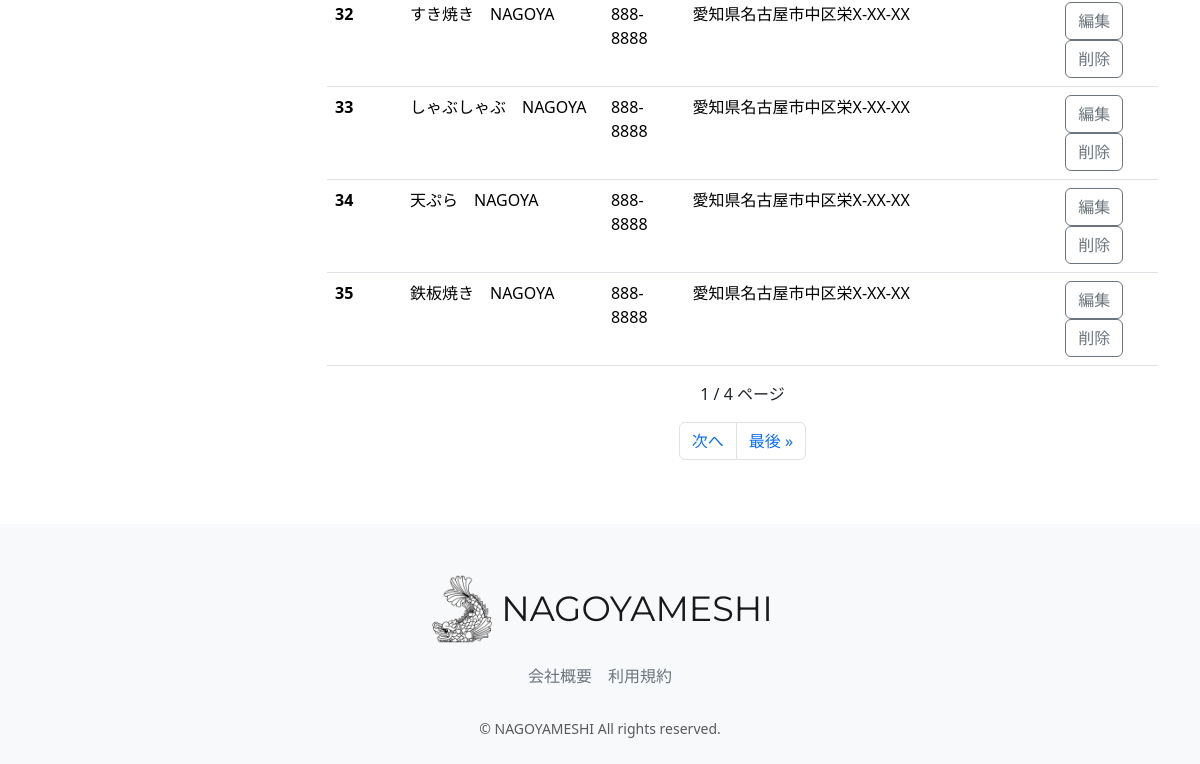
Before: /accounts/management_shop (signed in, lower part) with the older database file.
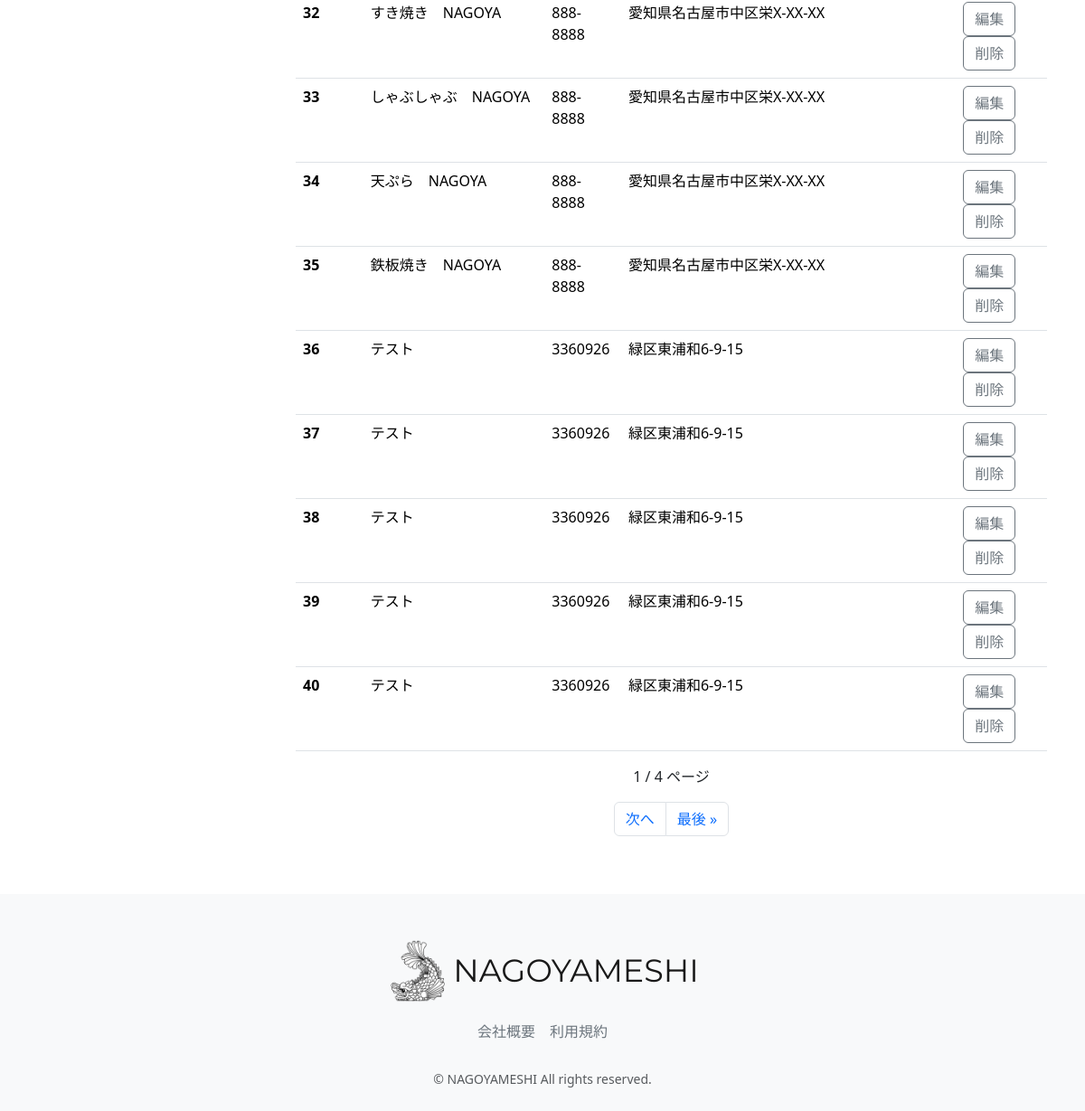
After: the same page with the newer database file.
### restaurant/models.py (models this page shows, shortened)
class Restaurant(models.Model):
    name = models.CharField(verbose_name="店舗名", max_length=64)
    description = models.CharField(verbose_name="説明", max_length=128)
    price = models.CharField(verbose_name="価格帯", max_length=32)
    zip_code = models.CharField(verbose_name="郵便番号", max_length=32)
    address = models.CharField(verbose_name="住所", max_length=128)
    business_time = models.CharField(verbose_name="営業時間", max_length=64)
    close_day_of_week = models.CharField(verbose_name="定休日", max_length=32)
    seats_number = models.CharField(verbose_name="座席数", max_length=32)
    category = models.ForeignKey(
        Category, verbose_name="カテゴリー", on_delete=models.PROTECT
    )
    rate = models.FloatField(verbose_name="レート", default=0.0)
    review_num = models.IntegerField(verbose_name="レビュー数", default=0)
    reservation_num = models.IntegerField(verbose_name="予約数", default=0)
    photo = models.ImageField(verbose_name="写真", blank=True, null=True)
    created_at = models.DateTimeField(verbose_name="作成日時", auto_now_add=True)
    updated_at = models.DateTimeField(verbose_name="更新日時", auto_now=True)
    class Meta:
        verbose_name = '店舗一覧'
        verbose_name_plural = "店舗一覧"

### accounts/views.py (the view)
# urls.py: path('management_shop', views.ShopList.as_view(),name='management_shop',),
class ShopList(OnlyManagementUserMixin, ListView):
    template_name = 'management/management_shop.html'
    model = Restaurant
    paginate_by = 10
    def get_context_data(self, **kwargs):
        context = super().get_context_data(**kwargs)
        context["filter"] = RestaurantFilter(self.request.GET,
                queryset=self.get_queryset())
        return context

### accounts/mixins.py (called while the page is built)
    def test_func(self):
        user = self.request.user
        return user.is_staff

### accounts/templates/management/management_shop.html (shortened to what this page needs)
{% extends "layout/base.html" %}
{% load static %}
{% block content %}
<main>
  <br>
  <div class="container nagoyameshi-container pb-5">
    <div class="row justify-content-center">
      <div class="col-xl-3 col-lg-4 col-md-12">
        <br>
      </div>
      <div class="col">
        <div class="d-flex justify-content-between flex-wrap">
          <table class="table">
            <tbody class="table-group-divider">
                {% for obj in filter.qs %}
                <th scope="row">{{ obj.id }}</th>
                <td>{{ obj.name }}</td>
                <td>{{ obj.zip_code }}</td>
                <td>{{ obj.address }}</td>
                <td>
                  <div class="text-center">
                    <button class="btn btn-outline-secondary" onclick="location.href='{% url 'management_shop_update_form' pk=obj.pk %}'">編集</button>
                    <button class="btn btn-outline-secondary" onclick="location.href='{% url 'management_shop_confirm_delete' pk=obj.pk %}'">削除</button>
                  </div>
                </td>
              {% endfor %}
            </tbody>
          </table>
        </div>
        <p class="text-center">
          {{ page_obj.number }} / {{ page_obj.paginator.num_pages }} ページ<br>
        </p>
        <nav aria-label="Page navigation example">
          <ul class="pagination justify-content-center">
            {% if page_obj.has_next %}
            <li class="page-item"><a class="page-link" href="?page={{ page_obj.next_page_number }}">次へ</a></li>
            <li class="page-item"><a class="page-link" href="?page={{ page_obj.paginator.num_pages }}">最後 &raquo;</a></li>
            {% endif %}
          </ul>
        </nav>
      </div>
    </div>
  </div>
</main>
{% endblock %}

Changed rows visible on the page:
added Restaurant: id "36", name "テスト", zip_code "3360926", address "緑区東浦和6-9-15"
added Restaurant: id "37", name "テスト", zip_code "3360926", address "緑区東浦和6-9-15"
added Restaurant: id "38", name "テスト", zip_code "3360926", address "緑区東浦和6-9-15"
added Restaurant: id "39", name "テスト", zip_code "3360926", address "緑区東浦和6-9-15"
added Restaurant: id "40", name "テスト", zip_code "3360926", address "緑区東浦和6-9-15"
